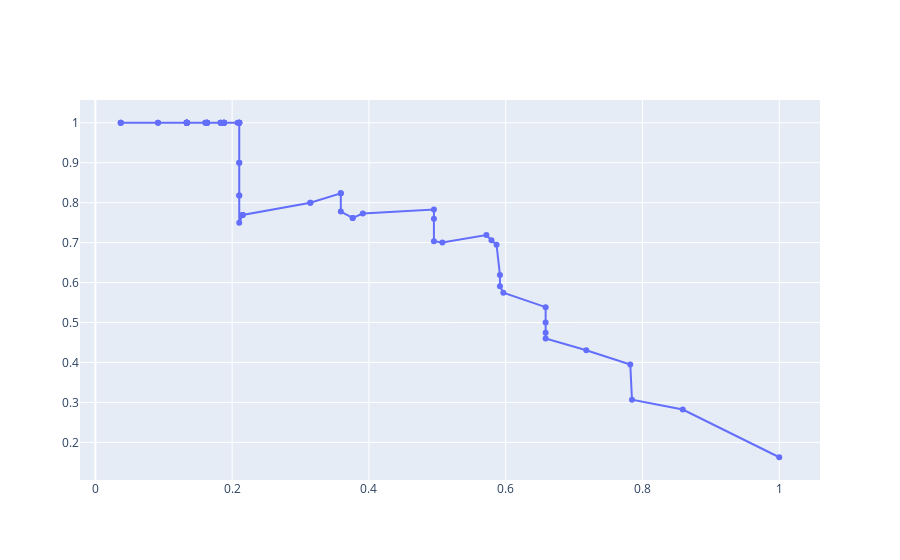

Notebook code for this chart:
### Code cell
print(len(hit_miss_rate[0]))
from alpha_test import compute_auc
fig = go.Figure(data=go.Scatter(x=hit_miss_rate[0], y=hit_miss_rate[1], mode="lines+markers"))
fig.show()

print(compute_auc(hit_miss_rate[0], hit_miss_rate[1]))
